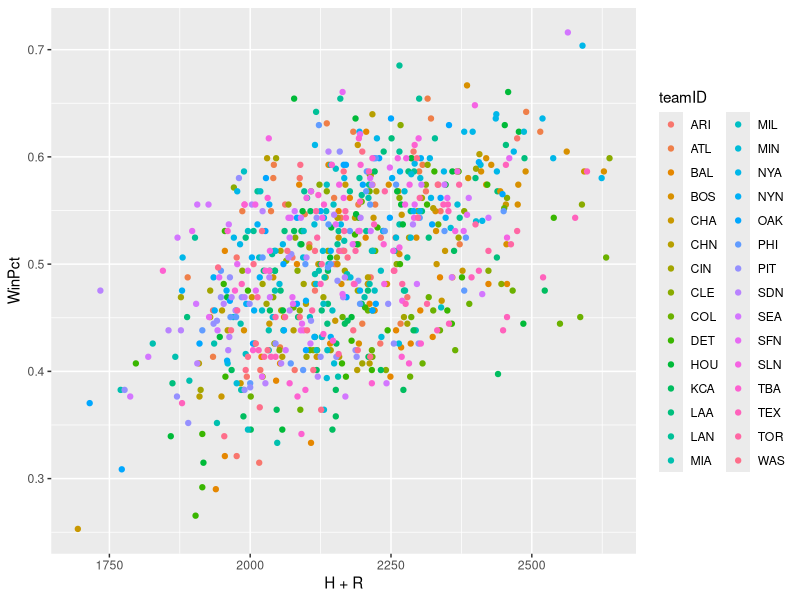
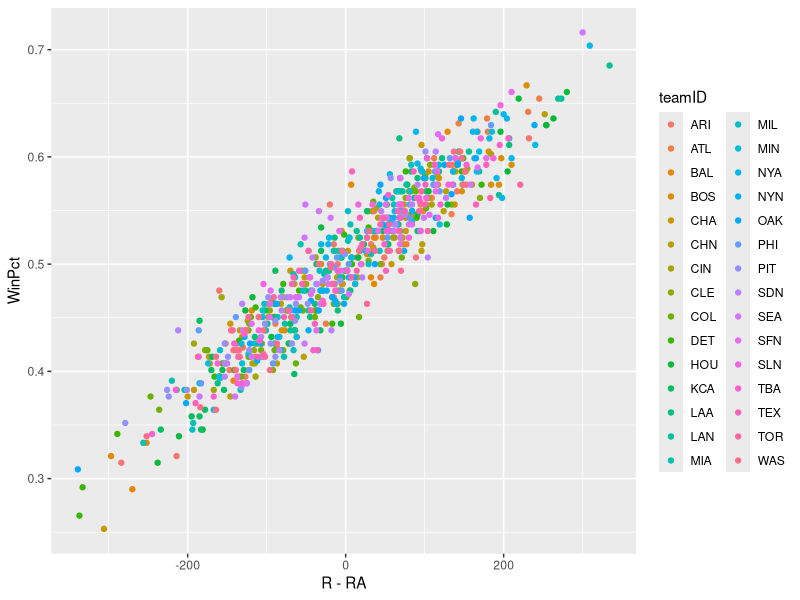
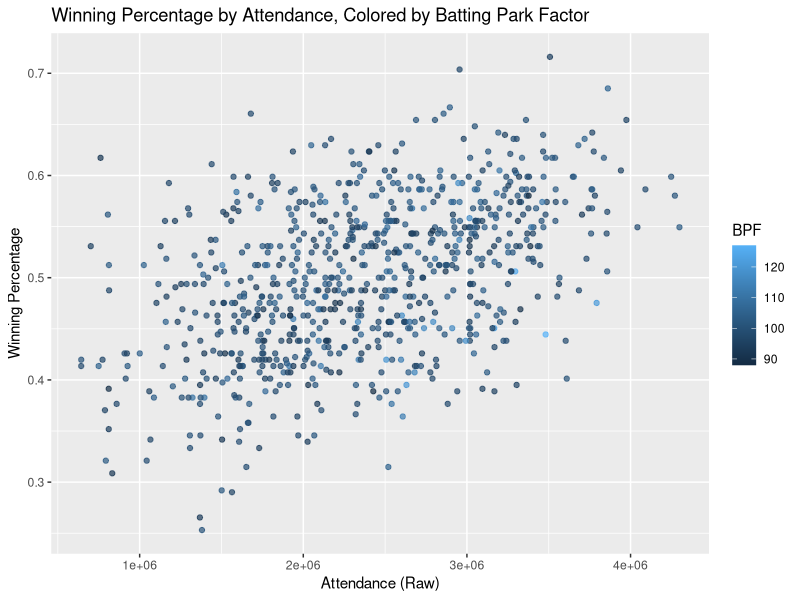
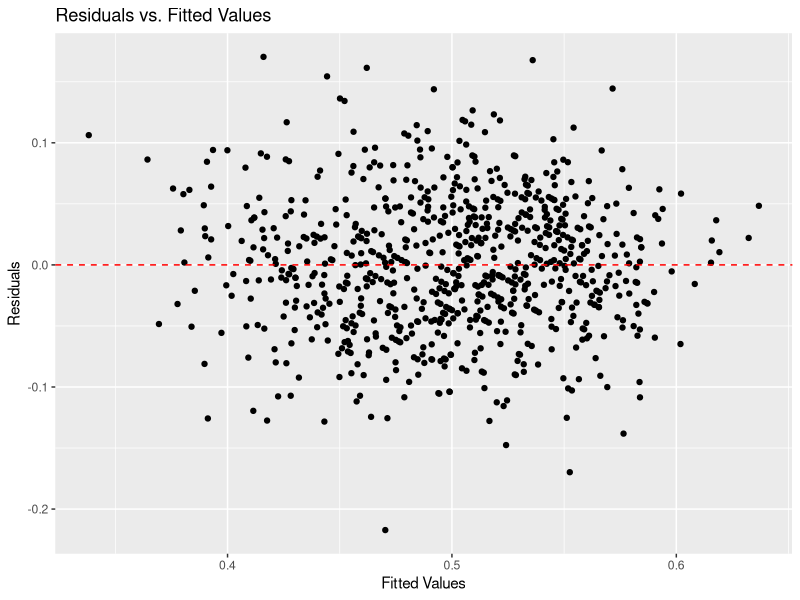
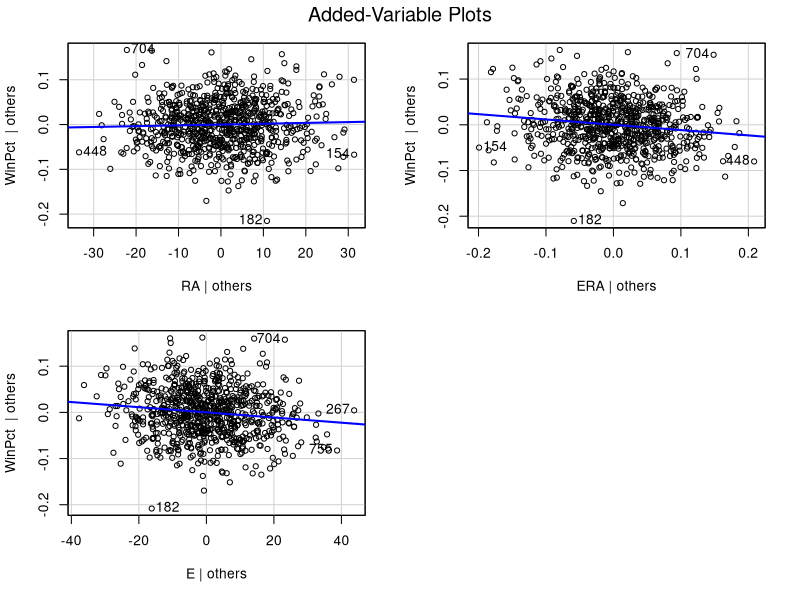

Recreate these plots in R, in order.
## ---- chunk 1
library(tidyverse)
library(readxl)
library(ggplot2)
library(car)
## ---- chunk 2
baseball <- read_csv("Teams.csv")
baseball <- baseball |>
  select(yearID, teamID, Rank, W, H, R, RA, ERA, E, BPF, attendance, L) |>
  filter(yearID >= 1998 & yearID != 2020) |>
  mutate(
    WinPct = W / (W + L)
  ) |>
  select(yearID:W, WinPct, everything(), -L)

View(baseball)

baseball_simplified <- baseball |>
  select(yearID, Rank, W, WinPct, H, R, RA, ERA, E, BPF, attendance)
## ---- chunk 3
ggplot(data = baseball, aes(x=H + R, y=WinPct, color = teamID)) +
  geom_point()

## ---- chunk 4
ggplot(baseball, aes(x=R - RA, y=WinPct, color = teamID)) +
  geom_point()
## ---- chunk 5

ggplot(data = baseball, aes(x = attendance, y = WinPct, color = BPF)) +
  geom_point(alpha = 0.7) +
  labs(
    title = "Winning Percentage by Attendance, Colored by Batting Park Factor",
    x = "Attendance (Raw)",
    y = "Winning Percentage",
    color = "BPF"
  )

## ---- chunk 6
lm.fit = lm(WinPct~RA+ERA+E, data = baseball_simplified)
## ---- chunk 7
model_data <- fortify(lm.fit)
ggplot(model_data, aes(x = .fitted, y = .resid)) +
  geom_point() +
  geom_hline(yintercept = 0, linetype = "dashed", color = "red") +
  labs(
    title = "Residuals vs. Fitted Values",
    x = "Fitted Values",
    y = "Residuals"
  )

avPlots(lm.fit)
summary(lm.fit)
